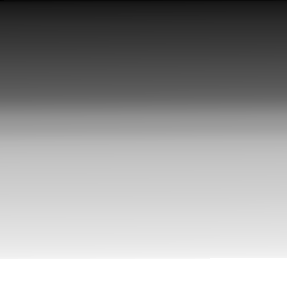
#> input picture data/img1_tp.png, 287 x 288 px, found by its file name
$ jupyter execute --allow-errors GonzalezBranchi-TP1-VPC.ipynb
#> lines starting #> are read from the running program, lines starting #| are printed output that depends on the picture
<a href="https://colab.research.google.com/github/LourdesBranchi/vision-por-computadora-tp1/blob/main/notebooks/GonzalezBranchi-TP1-VPC.ipynb" target="_parent"></a>

# TP 1

## Parte 1 - White Patch

[cell 1]
import cv2
import numpy as np
import matplotlib.pyplot as plt
import os

[cell 2]
path = "/content/drive/MyDrive/CEIA - UBA/3B/VPC/TPs/TP1/Material/"

[cell 3]
def white_patch(img):
    # Convertir a float para evitar overflow
    img = img.astype(np.float32)

    # Separar canales
    B, G, R = cv2.split(img)

    # Obtener máximos
    R_max = np.max(R)
    G_max = np.max(G)
    B_max = np.max(B)

    # Aplicar corrección
    R_corr = (255 / R_max) * R
    G_corr = (255 / G_max) * G
    B_corr = (255 / B_max) * B

    # Recombinar
    img_corr = cv2.merge([B_corr, G_corr, R_corr])

    # Clip y convertir
    img_corr = np.clip(img_corr, 0, 255).astype(np.uint8)

    return img_corr

#> (a cell that did not finish here is left out)

La principal limitación del algoritmo White Patch es que asume que el píxel más brillante de cada canal corresponde a un blanco real. Sin embargo, esta condición no siempre se cumple en imágenes con iluminación dominante (por ejemplo, luz roja, verde o azul). En estos casos, los valores máximos de cada canal no representan correctamente el color blanco, por lo que el algoritmo realiza una normalización incorrecta. Como consecuencia, los canales se escalan de forma inadecuada y no se logra un balance de color correcto.

Esto se observa en varias imágenes analizadas (principalmente en imágenes 1, 3, 4, 7 y 8), donde la corrección no elimina completamente la dominante de color o incluso introduce colores poco naturales.

Estos resultados evidencian que el desempeño del algoritmo depende fuertemente de las condiciones de iluminación y de la presencia de referencias blancas en la escena, lo que limita su aplicabilidad en entornos controlados.

En contraste, en imágenes donde sí existe un blanco real en la escena (como en el caso de la imagen de las manos), el algoritmo logra una corrección más efectiva, obteniendo colores más naturales.

## Parte 2 - Histograma

[cell 5]
img1 = cv2.imread(f'{path}/img1_tp.png', cv2.IMREAD_GRAYSCALE)
#> img1 is the input picture: shape (288, 287); min 2, max 255, mean 154.8
img2 = cv2.imread(f'{path}/img2_tp.png', cv2.IMREAD_GRAYSCALE)
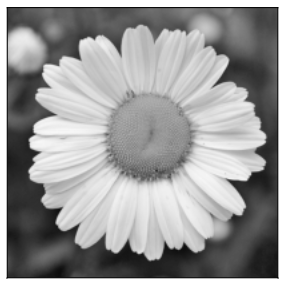
#> input picture data/img2_tp.png, 287 x 288 px, found by its file name
#> img2 is the input picture: shape (288, 287); min 2, max 255, mean 154.8

print(f"Imagenes originales:")

plt.subplot(1,2,1)
plt.title("Imagen 1")
plt.imshow(img1, cmap='gray')
plt.axis('off')

plt.subplot(1,2,2)
plt.title("Imagen 2")
plt.imshow(img2, cmap='gray')
plt.axis('off')

plt.show()
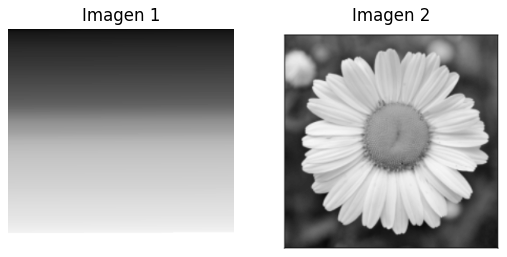
#> figure drawn by matplotlib, 2 panels

[cell 6]
# cv2.calcHist([imagen], [canal], mascara, [cantidad de bins], [rango de valores de intensidad])
# canal: 0 si es escala de grises, o RGB: 0 1 o 2
# Mascara: indica si se usa toda la imagen (None) o solo una region

hist1 = cv2.calcHist([img1], [0], None, [256], [0,256])
#> hist1 = 256 values, max 8400 at index 255, min 0 at index 0, mean 322.9
hist2 = cv2.calcHist([img2], [0], None, [256], [0,256])
#> hist2 has the same summary as hist1

plt.figure(figsize=(10,5))

plt.subplot(1,2,1)
plt.title("Histograma Imagen 1")
plt.plot(hist1)
plt.grid(True)
plt.subplot(1,2,2)
plt.title("Histograma Imagen 2")
plt.plot(hist2)
plt.grid(True)
plt.show()
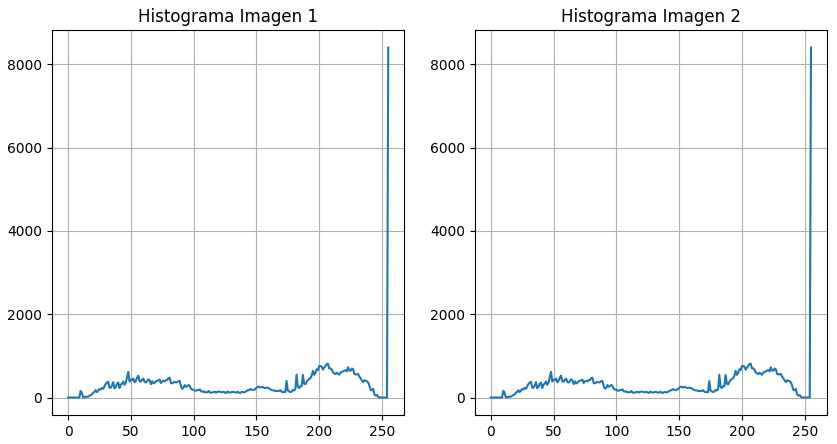
#> figure drawn by matplotlib, 2 panels; panel 1: curve peaks at x = 255, y = 8400; panel 2: curve peaks at x = 255, y = 8400
